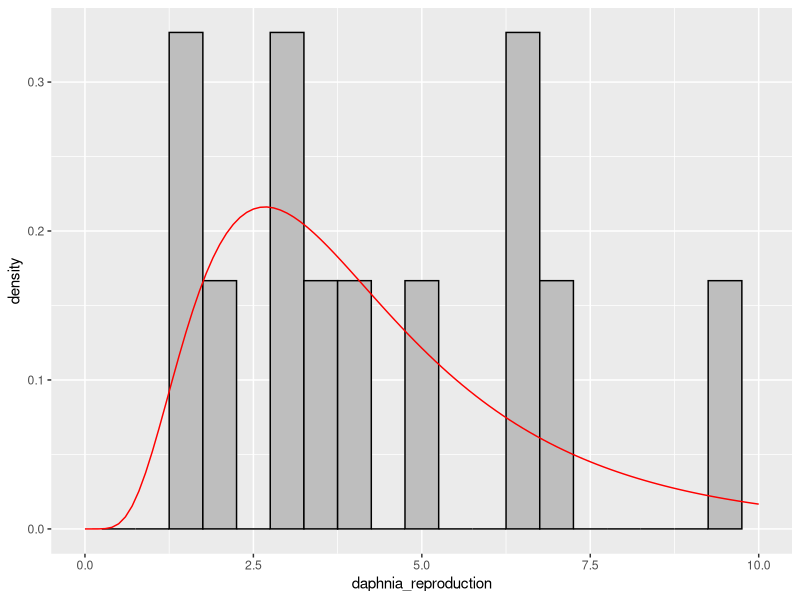
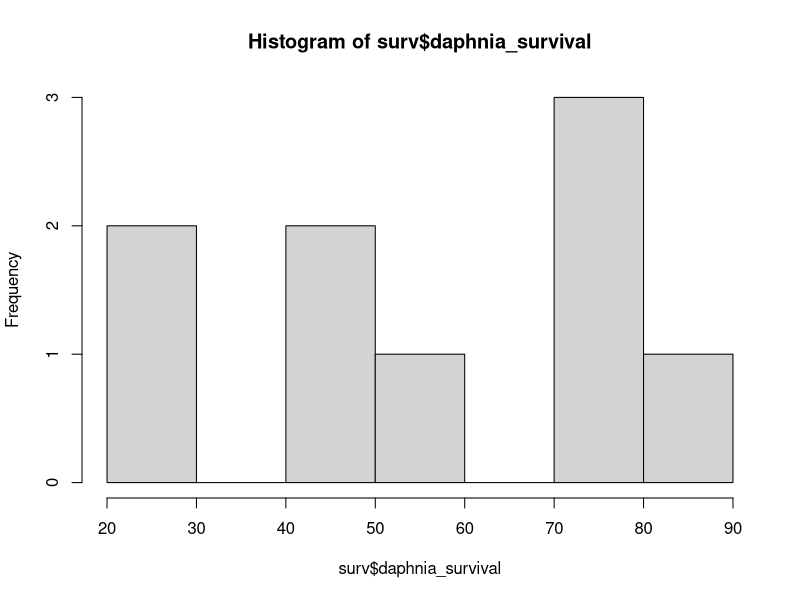
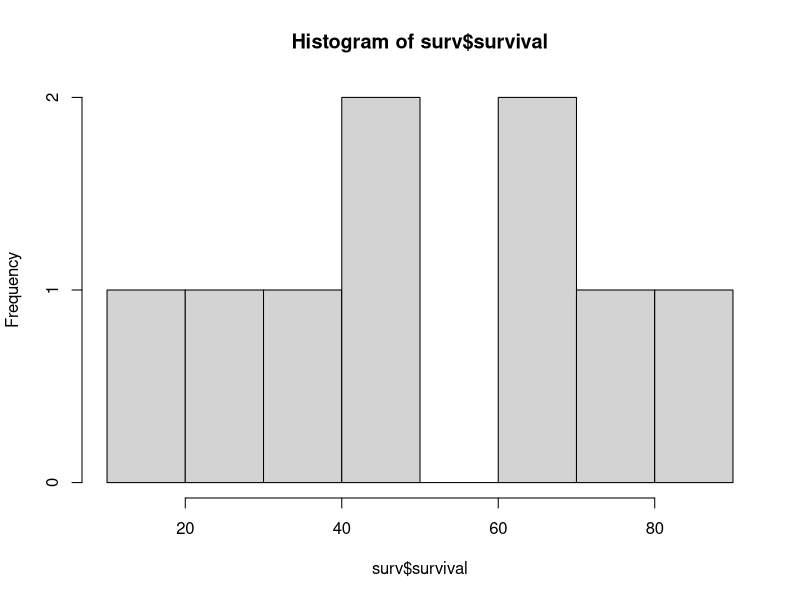
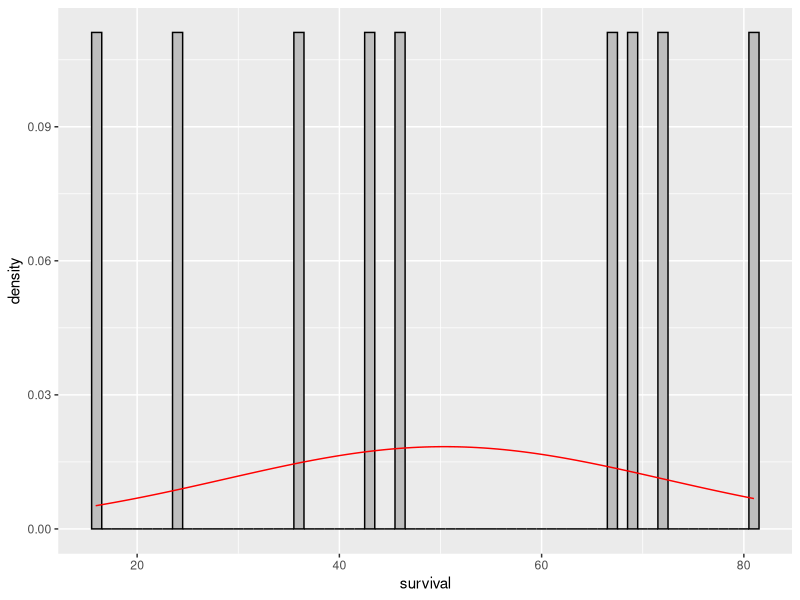

Recreate these plots in R, in order. (Note: this script raises an error after producing the figures.)
## construct prior distributions for parameters from literature values
library(tidyverse)
library(fitdistrplus)
lit <- read.csv("literature_extraction.csv")

parameters <- c(
  alpha = 0.3,    #mg N/(chl*day)
  kappa = 0.3,    #mg N
  e =  1,       #chl/mgN
  death1 = 0.001,   # 1/day
  fa = 0.3,       # chl/(daphniaA*day)
  fj = 0.3,       # chl/(daphniaj*day)
  rho = 1,      # mg N/ chl
  camm = .0000001,     # 1/day
  xa = 0.01,       # mg N/ (daphniaA*day) 
  xj= 0.001,        # mg N/ (daphniaJ*day) 
  g1 =0.3,        # daphniaD/(daphniaJ*day)
  g2=0.3,         # chl
  death2 = 0.001,   # 1/day
  b1 = 0.3,       # daphniaJ/(daphniaD*day)
  b2 = 0.3,        # chl 
  death3 = 0.01   # 1/day
)


## fecundity (b1 and b2 -- units-- baby/(indiv*day))

not_all_na <- function(x) !all(is.na(x))
lit_clean <- (lit
    %>% drop_na(daphnia_reproduction)   ## drop rows with no response
    %>% select_if(not_all_na)
)
#names(lit) -- all columns
#setdiff(names(lit),names(lit_clean))
#all(sapply(lit_clean, not_all_na))

##  -- all values *excluded* from lit_clean
fec_lit <- lit %>% dplyr::select(c("daphnia_reproduction", "sd_repro", "units_reproduction", "Replicates")) %>%
  filter(daphnia_reproduction != "NA")

q <- fitdist(fec_lit$daphnia_reproduction, "lnorm")
y <- seq(0,10, length = 100)
c <- dlnorm(y, meanlog = q$estimate[1], sdlog = q$estimate[2])

df<- data.frame(
  y = y,
  daphnia_reproduction = c
)

p <- ggplot(fec_lit) +
  geom_histogram(aes(x = daphnia_reproduction, y = ..density..),
                 binwidth = .5, fill = "grey", color = "black")+
    scale_x_continuous(limits=c(0,10))


## compute the function on the fly
dlfun <- function(x) {
    with(as.list(q$estimate), dlnorm(x, meanlog, sdlog))
}
p + stat_function(fun=dlfun, color="red")
##p + geom_line(data = df, aes(y = daphnia_reproduction, x = y), color = "red")

## plot(daphnia_reproduction~y,data=df)

### daphnia survival I have days until death if assume exponential than 1/days survival
surv <- lit %>% dplyr::select("Replicates","daphnia_survival","range") %>% drop_na(daphnia_survival)
hist(surv$daphnia_survival)
## subtract average number of days to large size (based on my experiment- because I need this to be a prior for survival after growth to adult)
surv$survival <- surv$daphnia_survival- 4.8
d<-fitdistr(surv$survival, "normal")
hist(surv$survival)
p <- ggplot(surv) +
  geom_histogram(aes(x = survival, y = ..density..),
                 binwidth = 1, fill = "grey", color = "black") 


## compute the function on the fly
dlfun <- function(x) {
  with(as.list(d$estimate), dnorm(x, mean, sd))
}
p + stat_function(fun=dlfun, color="red")


## daphnia growth have days until 1st clutch, which is what i can get most info on but could get growth curves which would match my data better....

## kappa -- half saturation uptake algae-- units mg N
## algal uptake
#uptake <- lit %>% dplyr::select("Replicates","ammoium.conc","nitrogen.removal.1", "Authors") %>% filter(nitrogen.removal.1 != "NA") #%>%
  #filter(ammoium.conc != "NA") %>% 

with(uptake, plot(ammoium.conc, nitrogen.removal.1))

kappa <- lit %>% dplyr::select(c("Replicates","half_sat_mg_N_L","sd_half_sat","range_half_sat")) %>% filter(half_sat_mg_N_L != "NA")

d <- fitdistr(kappa$half_sat_mg_N_L, "lognormal")

hist(kappa$half_sat_mg_N_L)
p <- ggplot(kappa) +
  geom_histogram(aes(x = half_sat_mg_N_L, y = ..density..),
                 binwidth = 1, fill = "grey", color = "black") 

dlfun <- function(x) {
  with(as.list(d$estimate), dlnorm(x, meanlog, sdlog))
}
p + stat_function(fun=dlfun, color="red")


## alpha - max uptake algae of N -- units mgN/(chl*day) 

alpha <- lit %>% dplyr::select("Replicates","max_ammonium_uptake","max_uptake_units","max_uptake_sd")%>% 
                filter(max_ammonium_uptake != "NA")

## e (efficiency of n conversion by algae) -- need data-- have from one paper set of conversion rates vs mg N

## rho (efficiency of death conversion of algae to nh4) -- need data

## death1 -- algae death 1/day

death1 <- lit %>% dplyr::select("Replicates","Genus","species","algal_death_per_day") %>% filter(algal_death_per_day != "NA")
hist(death1$algal_death_per_day)
dd <- fitdistr(death1$algal_death_per_day, "lognormal")
p <- ggplot(death1) +
  geom_histogram(aes(x = algal_death_per_day, y = ..density..),
                 binwidth = 1, fill = "grey", color = "black") 

dlfun <- function(x) {
  with(as.list(dd$estimate), dlnorm(x, meanlog, sdlog))
}
p + stat_function(fun=dlfun, color="red")



## daphnia adult excretion 
x <- lit %>% dplyr::select("Replicates", "Excretion.rate", "sd_error_excretion", "units_excretion", "algal_conc") %>%
  filter(Excretion.rate != "NA") 


## daphnia juvenile excretion

## daphnia adult uptake algae
f <- lit %>% dplyr::select("Replicates","Max_filtering","sd_filtering","CI_filtering_upper","CI_filtering_low","units",
                           "daphnia_size") %>% filter(Max_filtering != "NA") %>%
  filter(units != "millions cells per individual per hour") %>% 
  filter(units != "millions chlorella per indiv per hour")

hist(f$Max_filtering)

## daphnia juvenile uptake algae


## nitrification
n <- lit %>%dplyr::select("Replicates","nitrification","units.6", "convert_mg_N_day", "sd.2","range.2","X75.quartile") %>%
  filter(nitrification != "NA")%>% filter(units.6 != "g NH4-N g per VSS per day") %>% 
  drop_na(convert_mg_N_day) %>% filter(units.6 != "mg N per g per dry weight day")
## VSS is volatile suspended solid...
## would like to select columns that aren't all NAs to make sure i don't miss any important information in my select....
n1 <- lit %>% drop_na(nitrification)%>% select_if(not_all_na)   ## drop rows with no response

d <- fitdist(n$convert_mg_N_day, "lnorm")

p <- ggplot(n) +
  geom_histogram(aes(x = convert_mg_N_day, y = ..density..),
                 binwidth = .2, fill = "grey", color = "black") 


## compute the function on the fly
dlfun <- function(x) {
  with(as.list(d$estimate), dlnorm(x, meanlog, sdlog))
}
p + stat_function(fun=dlfun, color="red")
